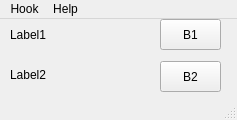
<?xml version="1.0" encoding="UTF-8"?>
<ui version="4.0">
 <class>Hook</class>
 <widget class="QMainWindow" name="Hook">
  <property name="geometry">
   <rect>
    <x>0</x>
    <y>0</y>
    <width>237</width>
    <height>120</height>
   </rect>
  </property>
  <property name="windowTitle">
   <string>Hook</string>
  </property>
  <property name="windowIcon">
   <iconset>
    <normaloff>10-03-2020 thesis_01/keyboard.ico</normaloff>10-03-2020 thesis_01/keyboard.ico</iconset>
  </property>
  <widget class="QWidget" name="centralwidget">
   <widget class="QLabel" name="label">
    <property name="geometry">
     <rect>
      <x>10</x>
      <y>0</y>
      <width>131</width>
      <height>31</height>
     </rect>
    </property>
    <property name="text">
     <string>Label1</string>
    </property>
   </widget>
   <widget class="QLabel" name="label_2">
    <property name="geometry">
     <rect>
      <x>10</x>
      <y>40</y>
      <width>131</width>
      <height>31</height>
     </rect>
    </property>
    <property name="mouseTracking">
     <bool>false</bool>
    </property>
    <property name="text">
     <string>Label2</string>
    </property>
   </widget>
   <widget class="QPushButton" name="pushButton">
    <property name="geometry">
     <rect>
      <x>160</x>
      <y>0</y>
      <width>61</width>
      <height>31</height>
     </rect>
    </property>
    <property name="text">
     <string>B1</string>
    </property>
   </widget>
   <widget class="QPushButton" name="pushButton_2">
    <property name="geometry">
     <rect>
      <x>160</x>
      <y>42</y>
      <width>61</width>
      <height>31</height>
     </rect>
    </property>
    <property name="text">
     <string>B2</string>
    </property>
   </widget>
  </widget>
  <widget class="QMenuBar" name="menubar">
   <property name="geometry">
    <rect>
     <x>0</x>
     <y>0</y>
     <width>237</width>
     <height>21</height>
    </rect>
   </property>
   <widget class="QMenu" name="menuHook">
    <property name="title">
     <string>Hook</string>
    </property>
   </widget>
   <widget class="QMenu" name="menuHelp">
    <property name="title">
     <string>Help</string>
    </property>
   </widget>
   <addaction name="menuHook"/>
   <addaction name="menuHelp"/>
  </widget>
  <widget class="QStatusBar" name="statusbar"/>
 </widget>
 <resources/>
 <connections/>
</ui>
